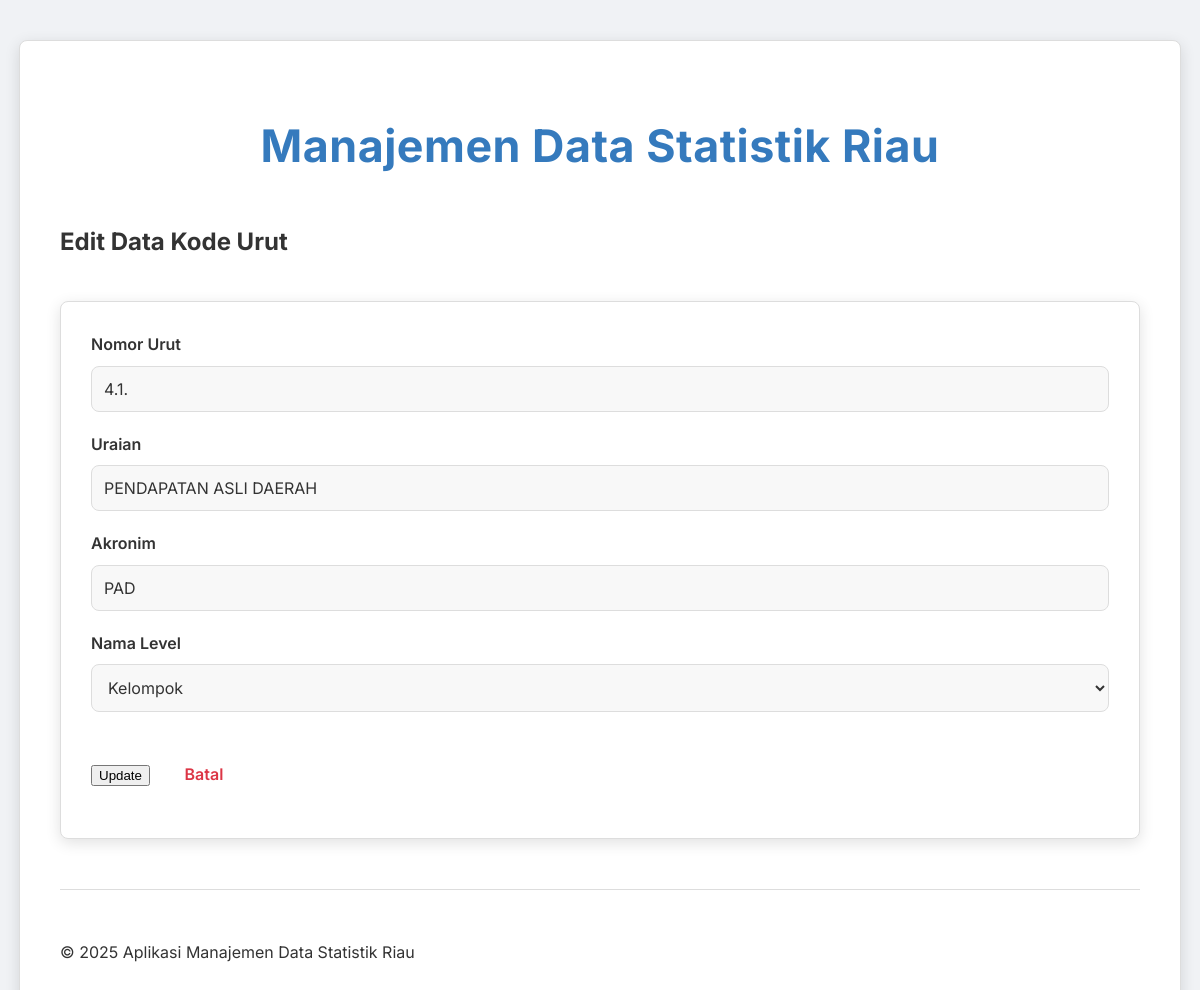
Page /pages/apbd-kode-urut/update.php?id=2 on the committed database.
### tables this page shows
CREATE TABLE `kode_urut` (
  `id` int(11) NOT NULL,
  `no_urut` varchar(11) DEFAULT NULL,
  `uraian` varchar(255) DEFAULT NULL,
  `akronim` varchar(255) DEFAULT NULL,
  `id_kode_level` int(11) DEFAULT NULL
);

CREATE TABLE `kode_level` (
  `id` int(11) NOT NULL,
  `nama_level` varchar(255) DEFAULT NULL,
  `akronim` varchar(255) DEFAULT NULL
);

### pages/apbd-kode-urut/update.php (the view, shortened to what this page needs)
<?php
include '../../config/database.php';
$id = $nourut = $uraian = $idkodelevel = $akronim = "";
$general_error_message = "";
if (isset($_GET["id"]) && !empty(trim($_GET["id"]))) {
    $id = trim($_GET["id"]);
} elseif (isset($_POST["id"]) && !empty(trim($_POST["id"]))) {
    $id = trim($_POST["id"]);
} else {
    header("location: ../../index.php?error=no_id_found");
    exit();
}
$levels = [];
$sql_levels_reget = "SELECT id, nama_level FROM kode_level ORDER BY id ASC";
$result_levels_reget = $conn->query($sql_levels_reget);
if ($result_levels_reget) {
    while ($row = $result_levels_reget->fetch_assoc()) {
        $levels[] = $row;
    }
}
if ($_SERVER["REQUEST_METHOD"] == "GET" || (!empty($general_error_message) && !empty($id))) {
    $sql_fetch = "SELECT ku.id, ku.no_urut, ku.uraian, ku.akronim, ku.id_kode_level
            FROM kode_urut ku
            WHERE ku.id = ?";
    if ($stmt_fetch = $conn->prepare($sql_fetch)) {
        $stmt_fetch->bind_param("i", $param_id_fetch_reget);
        if ($stmt_fetch->execute()) {
            $result_fetch = $stmt_fetch->get_result();
            if ($result_fetch->num_rows == 1) {
                $row_fetch = $result_fetch->fetch_assoc();
                if ($_SERVER["REQUEST_METHOD"] == "GET" || (!empty($general_error_message) && empty($nourut))) {
                    $nourut = $row_fetch["no_urut"];
                    $uraian = $row_fetch["uraian"];
                    $akronim = $row_fetch["akronim"];
                    $idkodelevel = $row_fetch["id_kode_level"];
                }
            } else {
                header("location: ../../index.php?error=data_not_found_on_reget");
                exit();
            }
        } else {
            error_log("Error executing fetch query on reget: " . $stmt_fetch->error);
            $general_error_message = "Error: Masalah saat mengambil data asli untuk form: " . $stmt_fetch->error;
        }
    } else {
        error_log("Error preparing fetch query on reget: " . $conn->error);
        $general_error_message = "Error: Masalah saat menyiapkan query data asli: " . $conn->error;
    }
}
include '../../templates/header.php';
?>
<h2>Edit Data Kode Urut</h2>
<form action="<?php echo htmlspecialchars($_SERVER["PHP_SELF"]); ?>" method="post">
    <div>
        <label>Nomor Urut</label>
        <input type="text" name="nourut" value="<?php echo htmlspecialchars($nourut); ?>">
    </div>
    <div>
        <label>Uraian</label>
        <input type="text" name="uraian" value="<?php echo htmlspecialchars($uraian); ?>">
    </div>
    <div>
        <label>Akronim</label>
        <input type="text" name="akronim" value="<?php echo htmlspecialchars($akronim); ?>">
    </div>
    <div>
        <label>Nama Level</label>
        <select name="id_kode_level">
            <?php foreach ($levels as $level): ?>
                <option value="<?php echo htmlspecialchars($level['id']); ?>"
                    <?php echo ($idkodelevel == $level['id']) ? 'selected' : ''; ?>>
                    <?php echo htmlspecialchars($level['nama_level']); ?>
                </option>
            <?php endforeach; ?>
        </select>
    </div>
    <div>
        <button type="submit">Update</button>
        <a href="read.php" class="back-link">Batal</a>
    </div>
</form>
<?php
include '../../templates/footer.php';
?>

### templates/css/style.css (style rules this page uses)
:root { --primary-color: #4A90E2; --primary-dark: #357ABD; --accent-color: #50E3C2; --secondary-accent: #FF6B6B; --tertiary-color: #FFC107; --text-dark: #333333; --text-light: #F8F8F8; --bg-light: #F0F2F5; --bg-dark: #2C3E50; --card-bg: #FFFFFF; --border-color: #DDDDDD; --input-bg: #F8F8F8; --shadow-light: 0 2px 8px rgba(0, 0, 0, 0.08); --shadow-medium: 0 4px 15px rgba(0, 0, 0, 0.12); --success-color: #28A745; --danger-color: #DC3545; --warning-color: #FFC107; --info-color: #17A2B8; --radius-base: 8px; --transition-fast: 0.2s ease-in-out; --transition-normal: 0.3s ease-in-out; --gradient-primary: linear-gradient(135deg, var(--primary-color) 0%, var(--primary-dark) 100%); --gradient-accent: linear-gradient(135deg, var(--accent-color) 0%, #34B79C 100%); --gradient-secondary-accent: linear-gradient(135deg, var(--secondary-accent) 0%, #FF8A8A 100%); --gradient-tertiary: linear-gradient(135deg, var(--tertiary-color) 0%, #FFA000 100%); }
body { font-family: 'Inter', sans-serif; background: var(--bg-light); margin: 0; padding: 0; line-height: 1.6; color: var(--text-dark); display: flex; justify-content: center; align-items: flex-start; min-height: 100vh; padding: 40px 0; box-sizing: border-box; overflow-x: hidden; overflow-y: auto; position: relative; }
body::before { content: none; }
form { background: var(--card-bg); backdrop-filter: none; -webkit-backdrop-filter: none; padding: 30px; border-radius: var(--radius-base); box-shadow: var(--shadow-medium); margin-top: 40px; border: 1px solid var(--border-color); }
form div { margin-bottom: 20px; }
form label { display: block; margin-bottom: 8px; font-weight: 600; color: var(--text-dark); font-size: 1em; text-shadow: none; }
form input[type="text"], form input[type="email"], form textarea, form select { width: 100%; padding: 12px; border: 1px solid var(--border-color); border-radius: var(--radius-base); font-size: 1em; box-sizing: border-box; background-color: var(--input-bg); color: var(--text-dark); transition: border-color var(--transition-fast), box-shadow var(--transition-fast); font-family: 'Inter', sans-serif; text-shadow: none; }
form input::placeholder, form textarea::placeholder { color: #AAAAAA; }
.back-link { display: inline-flex; align-items: center; margin-top: 30px; margin-left: 30px; text-decoration: none; color: var(--danger-color); font-weight: 600; font-size: 1em; transition: color var(--transition-fast), transform var(--transition-fast); letter-spacing: normal; text-shadow: none; }
* { scrollbar-width: thin; scrollbar-color: #888888 #F0F2F5; }

### rows in the picture
kode_urut: nourut "4.1.", uraian "PENDAPATAN ASLI DAERAH", akronim "PAD", id_kode_level "Kelompok"
